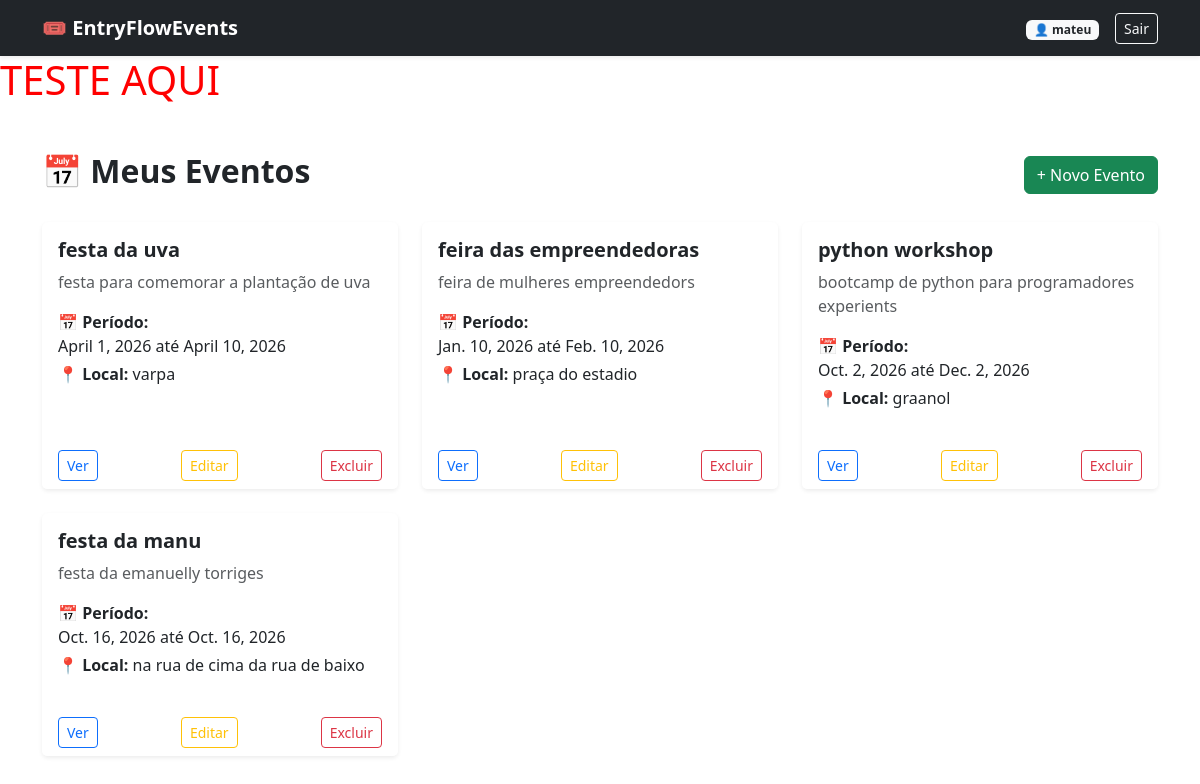
The page /events/event (signed in) on the database as committed earlier.
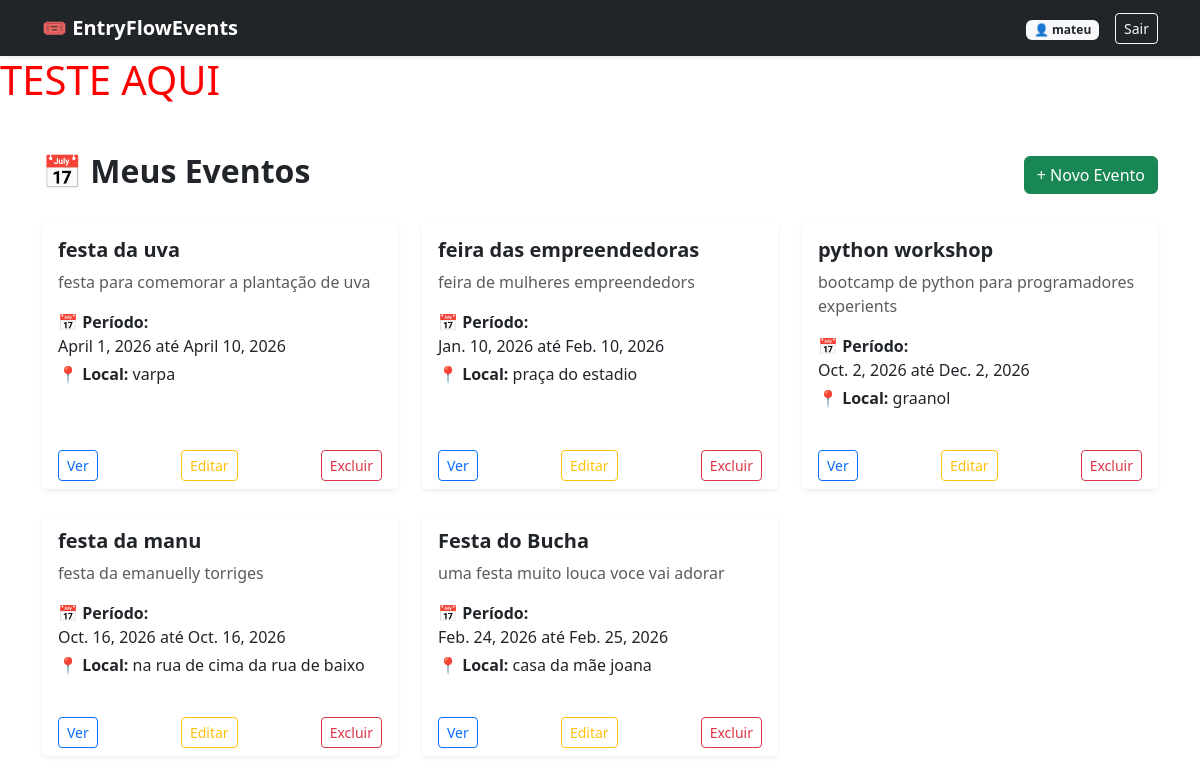
The same page on the database as committed later.
### events/models.py (models this page shows, shortened)
class Event(models.Model):
    organizer = models.ForeignKey(User, on_delete=models.CASCADE)
    name = models.CharField(max_length=200)
    description = models.TextField()
    start_date = models.DateField()
    end_date = models.DateField()
    location = models.CharField(max_length=200)
    created_at = models.DateTimeField(auto_now_add=True)

### events/views.py (the view)
# urls.py: path('event', views.event_list, name='event_list'),
@login_required
def event_list(request):
    events = Event.objects.filter(organizer=request.user)
    return render(request, 'events/event_list.html', {'events': events})

### events/templates/events/event_list.html
{% extends 'base.html' %}
{% block content %}
<h1 style="color:red;">TESTE AQUI</h1>
<div class="container mt-5">
    <div class="d-flex justify-content-between align-items-center mb-4">
        <h2 class="fw-bold">📅 Meus Eventos</h2>
        <a href="{% url 'create_event' %}" class="btn btn-success">
            + Novo Evento
        </a>
    </div>
    <div class="row">
        {% for event in events %}
        <div class="col-md-4 mb-4">
            <div class="card shadow-sm h-100 border-0">
                <div class="card-body">
                    <h5 class="card-title fw-bold">
                        {{ event.name }}
                    </h5>
                    <p class="text-muted">
                        {{ event.description }}
                    </p>
                    <p class="mb-1">
                        <strong>📅 Período:</strong><br>
                        {{ event.start_date }} até {{ event.end_date }}
                    </p>
                    <p>
                        <strong>📍 Local:</strong>
                        {{ event.location }}
                    </p>
                </div>
                <div class="card-footer bg-white border-0 d-flex justify-content-between">
                    <a href="#" class="btn btn-outline-primary btn-sm">Ver</a>
                    <a href="#" class="btn btn-outline-warning btn-sm">Editar</a>
                    <a href="#" class="btn btn-outline-danger btn-sm">Excluir</a>
                </div>
            </div>
        </div>
        {% empty %}
        <div class="col-12">
            <div class="alert alert-info text-center">
                Nenhum evento cadastrado ainda.
            </div>
        </div>
        {% endfor %}
    </div>
</div>
{% endblock %}

### templates/base.html (shortened to what this page needs)
<!DOCTYPE html>
<html lang="en">
<head>
    <link href="https://cdn.jsdelivr.net/npm/bootstrap@5.3.2/dist/css/bootstrap.min.css" rel="stylesheet">
</head>
<body>
<nav class="navbar navbar-expand-lg navbar-dark bg-dark shadow-sm">
    <div class="container">
        <a class="navbar-brand fw-bold" href="{% url 'event_list' %}">
            🎟️ EntryFlowEvents
        </a>
        <div class="collapse navbar-collapse" id="navbarNav">
            <ul class="navbar-nav ms-auto align-items-center">
                {% if user.is_authenticated %}
                    <li class="nav-item me-3">
                        <span class="badge bg-light text-dark">
                            👤 {{ user.username }}
                        </span>
                    </li>
                    <li class="nav-item">
                        <a href="{% url 'logout' %}" class="btn btn-outline-light btn-sm">
                            Sair
                        </a>
                    </li>
                {% else %}
                    <li class="nav-item">
                        <a href="{% url 'login' %}" class="btn btn-outline-light btn-sm">
                            Entrar
                        </a>
                    </li>
                {% endif %}
            </ul>
        </div>
    </div>
</nav>
{%block content%}
{%endblock%}
</body>
</html>

Rows that differ between the two databases and show on the page:
added Event: name "Festa do Bucha", description "uma festa muito louca voce vai adorar", start_date "Feb. 24, 2026", end_date "Feb. 25, 2026", location "casa da mãe joana"
